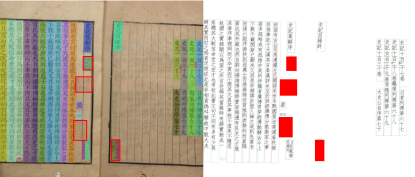
#> input picture image.png, 415 x 177 px
$ python -i distortion_handler.py   (imports and definitions only)   (older library calls are emulated)
#> lines starting #> are read from the running program, lines starting #| are printed output that depends on the picture; after the words box and inside, x2 and y2 are one past the last pixel; in counts of white or black regions, pixels touching at a corner belong together
"""
Distortion handling for ancient book images.
Handles: stains (污渍), blurriness (模糊), and fold marks (折页) removal/mitigation.
"""

import torch
import cv2
import numpy as np
from typing import Dict, Tuple, Optional
import logging

logger = logging.getLogger(__name__)


class DistortionHandler:
    """
    Handles various distortions in ancient book images using classical computer vision
    and optional deep learning techniques.
    """

    def __init__(self, device: str = 'cpu'):
        """
        Initialize the distortion handler.

        Args:
            device: torch device ('cpu' or 'cuda')
        """
        self.device = device
        self.logger = logger

    def process_distortions(self, image: np.ndarray) -> Dict:
        """
        Process all types of distortions in the image.

        Args:
            image: Input image (numpy array, RGB)

        Returns:
            Dictionary containing:
            {
                'cleaned_image': cleaned image,
                'stain_mask': stain locations,
                'blur_map': blurriness regions,
                'fold_marks': fold locations,
                'quality_score': overall quality score,
            }
        """
        if len(image.shape) != 3:
            raise ValueError("Input image must be RGB")

        result = {}

        # Convert to grayscale for processing
        gray = cv2.cvtColor(image, cv2.COLOR_RGB2GRAY)

        # Detect stains
        stains = self._detect_stains(gray, image)
        result['stain_mask'] = stains['mask']
        result['stains_info'] = stains['info']

        # Detect blur regions
        blur_info = self._detect_blur(gray)
        result['blur_map'] = blur_info['map']
        result['blur_regions'] = blur_info['regions']

        # Detect fold marks
        folds = self._detect_fold_marks(gray)
        result['fold_marks'] = folds['marks']
        result['fold_regions'] = folds['regions']

        # Create cleaned image
        cleaned = self._clean_image(image, stains['mask'], folds['marks'])
        result['cleaned_image'] = cleaned

        # Calculate quality score
        quality_score = self._calculate_quality_score(stains, blur_info, folds)
        result['quality_score'] = quality_score

        return result

    def _detect_stains(self, gray: np.ndarray, image: np.ndarray) -> Dict:
        """
        Detect stains (污渍) in the image.
        Uses texture and color analysis.

        Args:
            gray: Grayscale image
            image: Original RGB image

        Returns:
            Dictionary with stain mask and information
        """
        h, w = gray.shape
        stain_mask = np.zeros((h, w), dtype=np.uint8)
        stains_info = []

        # Apply morphological opening to find dark stains
        kernel = cv2.getStructuringElement(cv2.MORPH_ELLIPSE, (5, 5))
        opened = cv2.morphologyEx(gray, cv2.MORPH_OPEN, kernel)

        # Calculate difference (stains appear as dark areas)
        stain_diff = cv2.absdiff(gray, opened)

        # Threshold to get stain regions
        _, stain_binary = cv2.threshold(stain_diff, 30, 255, cv2.THRESH_BINARY)

        # Remove small noise
        kernel = cv2.getStructuringElement(cv2.MORPH_RECT, (3, 3))
        stain_binary = cv2.morphologyEx(stain_binary, cv2.MORPH_CLOSE, kernel, iterations=1)

        # Find contours of stains
        contours, _ = cv2.findContours(stain_binary, cv2.RETR_EXTERNAL, cv2.CHAIN_APPROX_SIMPLE)

        for contour in contours:
            area = cv2.contourArea(contour)
            # Filter stains by size (too small = noise, too large = not a stain)
            if 20 < area < (h * w // 20):
                x, y, w_c, h_c = cv2.boundingRect(contour)
                cv2.drawContours(stain_mask, [contour], 0, 255, -1)

                stains_info.append({
                    'x': int(x),
                    'y': int(y),
                    'width': int(w_c),
                    'height': int(h_c),
                    'area': int(area),
                    'intensity': float(np.mean(gray[y:y+h_c, x:x+w_c]))
                })

        return {
            'mask': stain_mask,
            'info': stains_info,
            'stain_count': len(stains_info)
        }

    def _detect_blur(self, gray: np.ndarray) -> Dict:
        """
        Detect blurry regions (模糊) using Laplacian variance.

        Args:
            gray: Grayscale image

        Returns:
            Dictionary with blur map and regions
        """
        h, w = gray.shape
        blur_map = np.zeros((h, w), dtype=np.float32)
        blur_regions = []

        # Compute Laplacian variance for blur detection
        laplacian = cv2.Laplacian(gray, cv2.CV_64F)
        variance = laplacian.var()

        # Define blur threshold (lower variance = more blur)
        blur_threshold = 10  # Adjust based on requirements

        # Divide image into regions and check blur level
        region_size = 32

        for y in range(0, h, region_size):
            for x in range(0, w, region_size):
                y_end = min(y + region_size, h)
                x_end = min(x + region_size, w)

                region = gray[y:y_end, x:x_end]

                # Calculate Laplacian variance for this region
                lap = cv2.Laplacian(region, cv2.CV_64F)
                var = lap.var()

                blur_map[y:y_end, x:x_end] = var

                if var < blur_threshold:
                    blur_regions.append({
                        'x': x,
                        'y': y,
                        'width': x_end - x,
                        'height': y_end - y,
                        'variance': float(var),
                        'blur_level': 'high' if var < 5 else 'medium'
                    })

        # Normalize blur map
        blur_map = cv2.normalize(blur_map, None, 0, 255, cv2.NORM_MINMAX).astype(np.uint8)

        return {
            'map': blur_map,
            'regions': blur_regions,
            'blur_count': len(blur_regions),
            'overall_variance': float(variance)
        }

    def _detect_fold_marks(self, gray: np.ndarray) -> Dict:
        """
        Detect fold marks (折页) - crease lines in the page.

        Args:
            gray: Grayscale image

        Returns:
            Dictionary with fold marks and regions
        """
        marks = []
        regions = []

        # Edge detection to find strong lines (fold marks)
        edges = cv2.Canny(gray, 50, 150)

        # Detect lines using Hough transform
        lines = cv2.HoughLinesP(
            edges,
            rho=1,
            theta=np.pi/180,
            threshold=30,
            minLineLength=gray.shape[0] // 4,
            maxLineGap=5
        )

        if lines is not None:
            for line in lines:
                x1, y1, x2, y2 = line[0]

                # Calculate line properties
                length = np.sqrt((x2 - x1) ** 2 + (y2 - y1) ** 2)

                # Check if this is a strong vertical line (likely a fold)
                dx = abs(x2 - x1)
                dy = abs(y2 - y1)

                # Fold marks typically run across the page
                if length > gray.shape[0] * 0.3 and dy > dx:
                    marks.append({
                        'x1': int(x1),
                        'y1': int(y1),
                        'x2': int(x2),
                        'y2': int(y2),
                        'length': float(length),
                        'type': 'vertical'
                    })
                elif length > gray.shape[1] * 0.3 and dx > dy:
                    marks.append({
                        'x1': int(x1),
                        'y1': int(y1),
                        'x2': int(x2),
                        'y2': int(y2),
                        'length': float(length),
                        'type': 'horizontal'
                    })

        # Detect fold regions (areas with high intensity variation)
        kernel = cv2.getStructuringElement(cv2.MORPH_RECT, (1, 5))
        grad_x = cv2.morphologyEx(gray, cv2.MORPH_GRADIENT, kernel)

        _, fold_binary = cv2.threshold(grad_x, 30, 255, cv2.THRESH_BINARY)

        contours, _ = cv2.findContours(fold_binary, cv2.RETR_EXTERNAL, cv2.CHAIN_APPROX_SIMPLE)

        for contour in contours:
            if cv2.contourArea(contour) > 50:
                x, y, w, h = cv2.boundingRect(contour)
                regions.append({
                    'x': int(x),
                    'y': int(y),
                    'width': int(w),
                    'height': int(h),
                    'area': int(cv2.contourArea(contour))
                })

        return {
            'marks': marks,
            'regions': regions,
            'mark_count': len(marks)
        }

    def _clean_image(self, image: np.ndarray, stain_mask: np.ndarray,
                     fold_marks: list) -> np.ndarray:
        """
        Clean image by reducing stains and fold mark effects.

        Args:
            image: Original RGB image
            stain_mask: Mask of detected stains
            fold_marks: List of detected fold marks

        Returns:
            Cleaned image
        """
        cleaned = image.copy()

        # Inpaint stains using OpenCV's inpainting
        if np.any(stain_mask > 0):
            for channel in range(3):
                cleaned[:, :, channel] = cv2.inpaint(
                    image[:, :, channel],
                    stain_mask,
                    3,
                    cv2.INPAINT_TELEA
                )

        # Enhance contrast
        lab = cv2.cvtColor(cleaned, cv2.COLOR_RGB2LAB)
        l, a, b = cv2.split(lab)

        # Apply CLAHE (Contrast Limited Adaptive Histogram Equalization)
        clahe = cv2.createCLAHE(clipLimit=3.0, tileGridSize=(8, 8))
        l = clahe.apply(l)

        enhanced = cv2.merge([l, a, b])
        cleaned = cv2.cvtColor(enhanced, cv2.COLOR_LAB2RGB)

        return cleaned

    def _calculate_quality_score(self, stains: Dict, blur_info: Dict,
                                 folds: Dict) -> float:
        """
        Calculate overall image quality score (0-1).

        Args:
            stains: Stain detection results
            blur_info: Blur detection results
            folds: Fold detection results

        Returns:
            Quality score between 0 and 1
        """
        h, w = 1000, 1000  # Assume standard size for calculation

        # Score based on stains (fewer stains = higher score)
        stain_score = max(0, 1 - (stains['stain_count'] * 0.01))

        # Score based on blur (lower variance = lower score)
        blur_variance = blur_info['overall_variance']
        blur_score = min(1, blur_variance / 100)

        # Score based on folds
        fold_score = max(0, 1 - (folds['mark_count'] * 0.05))

        # Combine scores with weights
        quality_score = (stain_score * 0.4 + blur_score * 0.3 + fold_score * 0.3)

        return float(quality_score)

>>> import cv2
>>> picture = cv2.cvtColor(cv2.imread('../image.png'), cv2.COLOR_BGR2RGB)
>>> result = DistortionHandler().process_distortions(picture)
#> in _detect_stains, `_, stain_binary = cv2.threshold(stain_diff, 30, 255, cv2.THRESH_BINARY)`: stain_binary: shape (177, 415); 7.1% white in thin lines or dots
#> in _detect_stains, `stain_binary = cv2.morphologyEx(stain_binary, cv2.MORPH_CLOSE, kernel,..`:
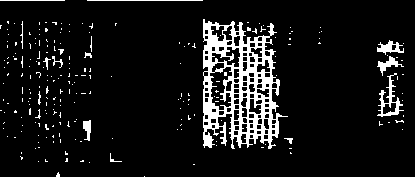
#> stain_binary: shape (177, 415); 9.1% white; 224 white regions (210 under 20 px)
#> in _detect_stains, `contours, _ = cv2.findContours(stain_binary, cv2.RETR_EXTERNAL, cv2.CH..`: contours = 217 contours, 212 with area under 20; largest, box (x1, y1, x2, y2) and area: (203, 19, 288, 149) 7306, (377, 73, 404, 117) 325, (377, 40, 404, 55) 162, (377, 56, 404, 76) 124, (83, 120, 91, 141) 84
#> the loop in _detect_stains, `for contour in contours:` made 217 passes
#> (area, x, y, w_c, h_c) on passes 53, 122, 145, 172: (84, 83, 120, 8, 21), (325, 377, 73, 27, 44), (124.5, 377, 56, 27, 20), (162, 377, 40, 27, 15)
#> after the loop in _detect_stains, `for contour in contours:`:
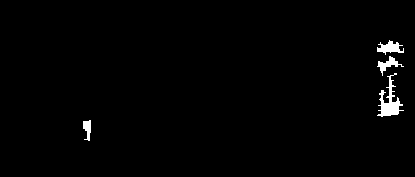
#> stain_mask: shape (177, 415); 1.3% white; 4 white regions, box (x1, y1, x2, y2) and area: (377, 73, 404, 117) 431, (377, 40, 404, 55) 209, (377, 56, 404, 76) 167, (83, 120, 91, 141) 112
#> after the loop in _detect_stains, `for contour in contours:`: stains_info = 4 items
#> in process_distortions, `stains = self._detect_stains(gray, image)`: stains = 3 items
#> in _detect_blur, `blur_map = np.zeros((h, w), dtype=np.float32)`: blur_map: shape (177, 415) float32; every value is 0
#> in _detect_blur, `laplacian = cv2.Laplacian(gray, cv2.CV_64F)`:
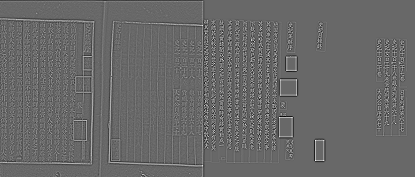
#> laplacian: shape (177, 415) float64; min -228, max 326, mean -0.1; drawn with min black and max white
#> in _detect_blur, `variance = laplacian.var()`: variance = 1170.6
#> after the loop in _detect_blur, `for y in range(0, h, region_size):`:
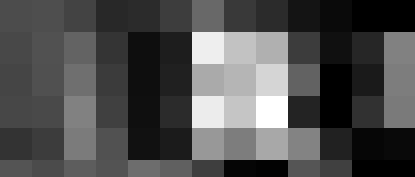
#> blur_map: shape (177, 415) float32; min 0, max 3896.1, mean 1207.5; drawn with min black and max white
#> after the loop in _detect_blur, `for y in range(0, h, region_size):`: blur_regions = 6 items
#> in process_distortions, `blur_info = self._detect_blur(gray)`: blur_info = 4 items
#> in _detect_fold_marks, `edges = cv2.Canny(gray, 50, 150)`:
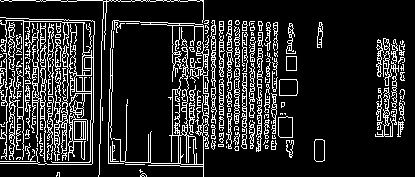
#> edges: shape (177, 415); 16.4% white in thin lines or dots
#> in _detect_fold_marks, `lines = cv2.HoughLinesP( edges, rho=1, theta=np.pi/180, threshold=30, ..`: lines = 105 rows, first 6: [194, 101, 242, 105], [23, 60, 73, 57], [0, 68, 75, 68], [203, 87, 276, 73], [195, 68, 276, 71], [203, 31, 262, 35]
#> the loop in _detect_fold_marks, `for line in lines:` made 105 passes
#> (x1, y1, x2, y2, length, dx, dy) on passes 1 to 12: (194, 101, 242, 105, 48.17, 48, 4), (23, 60, 73, 57, 50.09, 50, 3), (0, 68, 75, 68, 75, 75, 0), (203, 87, 276, 73, 74.33, 73, 14), (195, 68, 276, 71, 81.06, 81, 3), (203, 31, 262, 35, 59.14, 59, 4), (1, 48, 75, 49, 74.01, 74, 1), (172, 125, 278, 131, 106.2, 106, 6), (33, 85, 80, 91, 47.38, 47, 6), (23, 154, 92, 137, 71.06, 69, 17), (179, 108, 276, 111, 97.05, 97, 3), (23, 21, 84, 22, 61.01, 61, 1)
#> after the loop in _detect_fold_marks, `for line in lines:`: marks = 5 items
#> in _detect_fold_marks, `kernel = cv2.getStructuringElement(cv2.MORPH_RECT, (1, 5))`: kernel = [1, 1, 1, 1, 1]
#> in _detect_fold_marks, `_, fold_binary = cv2.threshold(grad_x, 30, 255, cv2.THRESH_BINARY)`:
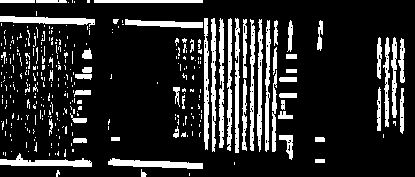
#> fold_binary: shape (177, 415); 16.2% white; 334 white regions (277 under 20 px)
#> in _detect_fold_marks, `contours, _ = cv2.findContours(fold_binary, cv2.RETR_EXTERNAL, cv2.CHA..`: contours = 334 contours, 288 with area under 20; largest, box (x1, y1, x2, y2) and area: (108, 158, 203, 169) 490, (0, 16, 95, 27) 476, (0, 153, 92, 167) 476, (204, 18, 209, 150) 411, (219, 18, 224, 148) 392
#> the loop in _detect_fold_marks, `for contour in contours:` made 334 passes
#> (x, y, w, h) on passes 6, 9, 30, 84, 88, 126, 133, 138, 140, 163, 166, 176: (108, 158, 95, 11), (0, 153, 92, 14), (279, 135, 14, 25), (70, 113, 17, 10), (278, 111, 15, 8), (279, 93, 18, 5), (74, 90, 17, 7), (400, 88, 4, 46), (377, 87, 4, 44), (242, 79, 5, 72), (279, 77, 18, 5), (75, 74, 17, 6)
#> contour on passes 1, 4, 5, 7, 8, 10: [[189, 173], [189, 175]], [[234, 162], [234, 164]], [[315, 159], [315, 162], [324, 162], [324, 159]], [[55, 153], [55, 154]], [[49, 153], [49, 155]], [[5, 152], [5, 155]]
#> after the loop in _detect_fold_marks, `for contour in contours:`: regions = 36 items
#> in process_distortions, `folds = self._detect_fold_marks(gray)`: folds = 3 items
#> after the loop in _clean_image, `for channel in range(3):`: cleaned: shape (177, 415, 3); mean R, G, B 201.2, 193.8, 180.7
#> in _clean_image, `lab = cv2.cvtColor(cleaned, cv2.COLOR_RGB2LAB)`: lab: shape (177, 415, 3); mean of channels 0, 1, 2 200.6, 128.9, 136.5
#> in _clean_image, `enhanced = cv2.merge([l, a, b])`: enhanced: shape (177, 415, 3); mean of channels 0, 1, 2 190.6, 128.9, 136.5
#> in _clean_image, `cleaned = cv2.cvtColor(enhanced, cv2.COLOR_LAB2RGB)`:
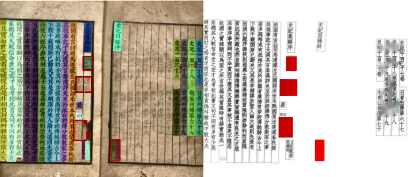
#> cleaned: shape (177, 415, 3); mean R, G, B 190.9, 184.5, 171.3
#> in _calculate_quality_score, `stain_score = max(0, 1 - (stains['stain_count'] * 0.01))`: stain_score = 0.96
#> in _calculate_quality_score, `blur_variance = blur_info['overall_variance']`: blur_variance = 1170.6
#> in _calculate_quality_score, `blur_score = min(1, blur_variance / 100)`: blur_score = 1
#> in _calculate_quality_score, `fold_score = max(0, 1 - (folds['mark_count'] * 0.05))`: fold_score = 0.75
#> in _calculate_quality_score, `quality_score = (stain_score * 0.4 + blur_score * 0.3 + fold_score * 0..`: quality_score = 0.909
#> result = 8 items
